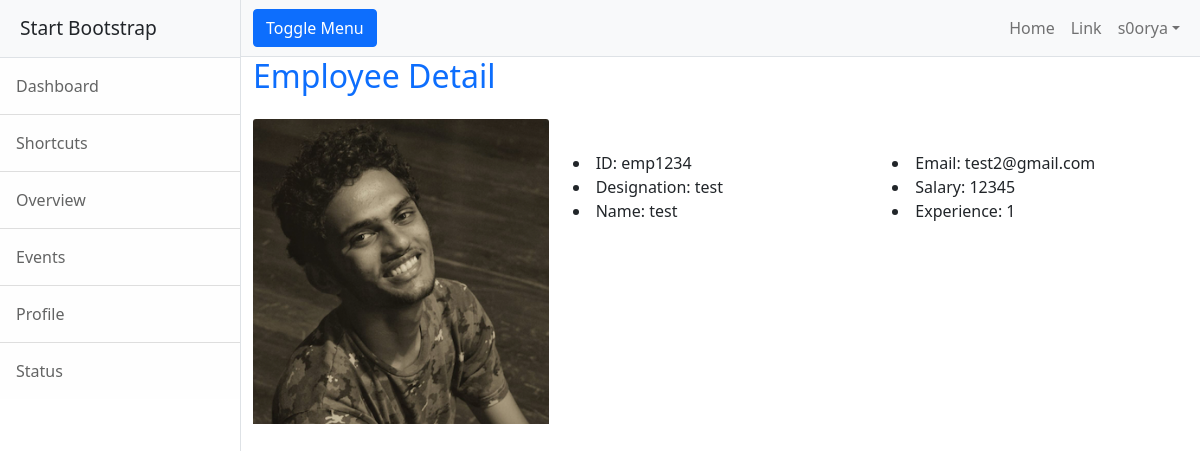
The app's page /employee/details/emp1234 (signed in) with its own data.
### employee/models.py (models this page shows, shortened)
class Employee(models.Model):
    eid=models.CharField(max_length=120,primary_key=True)
    profile_pic=models.ImageField(null=True,upload_to="profilepic")
    employee_name=models.CharField(max_length=120)
    designation=models.CharField(max_length=120)
    salary=models.PositiveIntegerField()
    email=models.EmailField(unique=True)
    experience=models.PositiveIntegerField(null=True)

### employee/views.py (the view)
# urls.py: path("details/<str:emp_id>",views.EmployeeDetailView.as_view(),name="emp-detail"),
@method_decorator(signin_required,name="dispatch")
class EmployeeDetailView(View):
    def get(self,request,*args,**kwargs):
        qs=Employee.objects.get(eid=kwargs.get("emp_id"))
        return render(request,"emp-detail.html",{"employee":qs})

### employee/views.py (called while the page is built)
def signin_required(fn):
    def wrapper(request,*args,**kwargs):
        if request.user.is_authenticated:
            return fn(request,*args,**kwargs)
        else:
            messages.error(request,"You must login")
            return redirect("sign-in")
    return wrapper

### employee/templates/emp-detail.html (shortened to what this page needs)
{%extends 'base.html'%}
{%block body_block%}
  <h2 class="text-primary">Employee Detail</h2>
    <div class="row">
        <div class="col-4 mt-3">
            <img src="{{employee.profile_pic.url}}" class="card-img-top" alt="...">
        </div>
        <div class="col-4 mt-5">
            <li>ID: {{employee.eid}}</li>
            <li>Designation: {{employee.designation}}</li>
            <li>Name: {{employee.employee_name}}</li>
        </div>
        <div class="col-4 mt-5">
            <li>Email: {{employee.email}}</li>
            <li>Salary: {{employee.salary}}</li>
            <li>Experience: {{employee.experience}}</li>
        </div>
    </div>
{%endblock%}

### employee/templates/base.html (shortened to what this page needs)
<!DOCTYPE html>
{%load static%}
<html lang="en">
    <head>
        <link href="https://cdn.jsdelivr.net/npm/bootstrap@5.1.3/dist/css/bootstrap.min.css" rel="stylesheet">        <link href="{%static 'css/styles.css'%}" rel="stylesheet" />
    </head>
    <body>
        <div class="d-flex" id="wrapper">
            <div class="border-end bg-white" id="sidebar-wrapper">
                <div class="sidebar-heading border-bottom bg-light">Start Bootstrap</div>
                <div class="list-group list-group-flush">
                    <a class="list-group-item list-group-item-action list-group-item-light p-3" href="#!">Dashboard</a>
                    <a class="list-group-item list-group-item-action list-group-item-light p-3" href="#!">Shortcuts</a>
                    <a class="list-group-item list-group-item-action list-group-item-light p-3" href="#!">Overview</a>
                    <a class="list-group-item list-group-item-action list-group-item-light p-3" href="#!">Events</a>
                    <a class="list-group-item list-group-item-action list-group-item-light p-3" href="#!">Profile</a>
                    <a class="list-group-item list-group-item-action list-group-item-light p-3" href="#!">Status</a>
                </div>
            </div>
            <div id="page-content-wrapper">
                <nav class="navbar navbar-expand-lg navbar-light bg-light border-bottom">
                    <div class="container-fluid">
                        <button class="btn btn-primary" id="sidebarToggle">Toggle Menu</button>
                        <div class="collapse navbar-collapse" id="navbarSupportedContent">
                            <ul class="navbar-nav ms-auto mt-2 mt-lg-0">
                                <li class="nav-item active"><a class="nav-link" href="#!">Home</a></li>
                                <li class="nav-item"><a class="nav-link" href="#!">Link</a></li>
                                <li class="nav-item dropdown">
                                    <a class="nav-link dropdown-toggle" id="navbarDropdown" href="#" role="button" data-bs-toggle="dropdown" aria-haspopup="true" aria-expanded="false">{{request.user}}</a>
                                </li>
                            </ul>
                        </div>
                    </div>
                </nav>
                <div class="container-fluid">
                    {%block body_block%}
                    {%endblock%}
                </div>
            </div>
        </div>
    </body>
</html>

### records on screen
Employee: profile_pic (picture), eid "emp1234", designation "test", employee_name "test", email "test2@gmail.com", salary "12345", experience "1"

### other values on screen
{{ request.user }} "s0orya"
